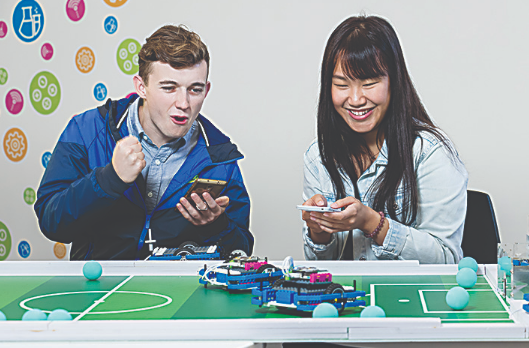
#> input picture Labs/Lab_ans/Ans_Lab9 (Application - face detection)/face1.jpg, 529 x 348 px
$ python face_detect_ans.py
#> lines starting #> are read from the running program, lines starting #| are printed output that depends on the picture; after the words box and inside, x2 and y2 are one past the last pixel; in counts of white or black regions, pixels touching at a corner belong together
import cv2
import sys


# Create the haar cascade
faceCascade = cv2.CascadeClassifier("haarcascade_frontalface_default.xml")

# Read the image
image = cv2.imread('face1.jpg',-1)
#> image is the input picture: shape (348, 529, 4); mean B, G, R, A 168.8, 167.2, 154.6, 255
gray = cv2.cvtColor(image, cv2.COLOR_BGR2GRAY)
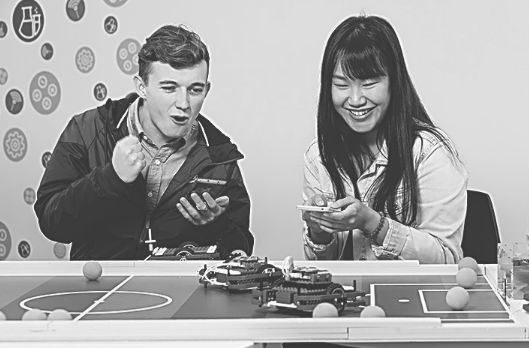
#> gray: shape (348, 529); min 53, max 254, mean 163.7

# Detect faces in the image
faces = faceCascade.detectMultiScale(
    gray,
    scaleFactor=1.1,
    minNeighbors=5,
    minSize=(30, 30)
)
#> faces = [[147, 61, 71, 71], [322, 58, 70, 70]]

print("Found {0} faces!".format(len(faces)))
#| Found 2 faces!

# Draw a rectangle around the faces
for (x, y, w, h) in faces:
    cv2.rectangle(image, (x, y), (x+w, y+h), (0, 255, 0), 2)
#> this loop made 2 passes
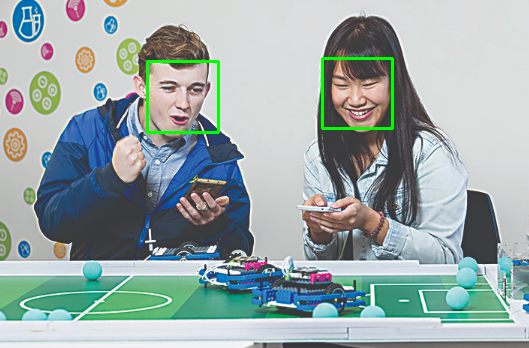
#> image: shape (348, 529, 4); 0.91% of pixels changed, all inside (x1, y1, x2, y2) = (146, 57, 394, 134)

cv2.imshow("Faces detected", image)
cv2.waitKey(0)
